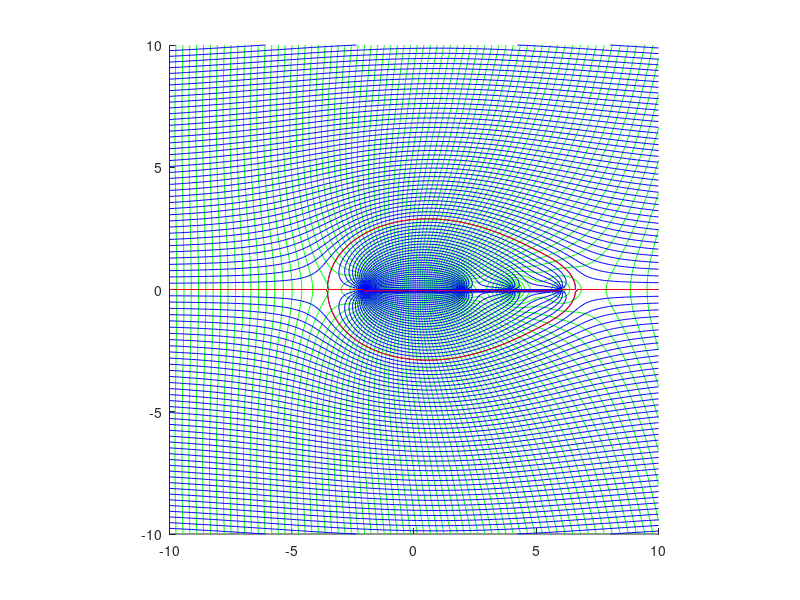

Write MATLAB code to recreate this figure.
clf;
x=(-10:0.1:10);
a=3.0;
y=x;
for i=1:201,
 for j=1:201,
   r = sqrt(x(j)*x(j)+y(i)*y(i));
   theta = atan2(y(i),x(j));
%      horizontal uniform flow
%   psi(i,j) = y(i);
%  phi(i,j) = x(j);
%   N=21; 
%       uniform flow at angle of attack 10o
%   alpha=10/180*pi;
%   psi(i,j) = y(i)*cos(alpha) - x(j)*sin(alpha);
%   phi(i,j) = x(j)*cos(alpha) + y(i)*sin(alpha);
%   N=21; 
%       source flow
%    psi(i,j)= theta;
%    phi(i,j)= log(r);
%    N=51;
%       vortex flow
%    psi(i,j)= log(r);
%    phi(i,j)= theta;
%    N=101;
%       source in uniform flow
%    psi(i,j)= theta + 0.5*y(i);
%    phi(i,j)= log(r) + 0.5*x(j);
%    N=51;
%       vortex in uniform flow
%    psi(i,j)= log(r) + 0.5*y(i);;
%    phi(i,j)= -theta +0.5*x(j);
%    N=101;
%       source sink pair
%  psi(i,j)=atan2(y(i),(x(j)+a)) - atan2(y(i),(x(j)-a));
%  r1 = sqrt( (x(j)-a)*(x(j)-a) + y(i)*y(i));
%  r2 = sqrt( (x(j)+a)*(x(j)+a) + y(i)*y(i));
%  phi(i,j)=-log(r1) + log(r2);
%  N=101;
%       source sink pair in uniform stream
%  psi(i,j)=atan2(y(i),(x(j)+a)) - atan2(y(i),(x(j)-a)) + y(i)*0.5;
%  r1 = sqrt( (x(j)-a)*(x(j)-a) + y(i)*y(i));
%  r2 = sqrt( (x(j)+a)*(x(j)+a) + y(i)*y(i));
%  phi(i,j)=-log(r1) + log(r2) + x(j)*0.5;
%  N=51;
%       doublet
%   a=0.03;
%  psi(i,j)=(atan2(y(i),(x(j)+a)) - atan2(y(i),(x(j)-a)));
%  r1 = sqrt( (x(j)-a)*(x(j)-a) + y(i)*y(i));
%  r2 = sqrt( (x(j)+a)*(x(j)+a) + y(i)*y(i));
%  phi(i,j)=-log(r1) + log(r2);
%  N=501;
%       doublet in uniform flow = cylinder flow
%   a=0.03;
%   psi(i,j)=(atan2(y(i),(x(j)+a)) - atan2(y(i),(x(j)-a))) + y(i)/100.0;
%   r1 = sqrt( (x(j)-a)*(x(j)-a) + y(i)*y(i));
%   r2 = sqrt( (x(j)+a)*(x(j)+a) + y(i)*y(i));
%   phi(i,j)=-log(r1) + log(r2) + x(j)/100.0;
%  N=501;
%       rotating cylinder flow
%   a=0.03;
%   psi(i,j)=(atan2(y(i),(x(j)+a)) - atan2(y(i),(x(j)-a))) + y(i)/100.0 + log(r)/100.;
%   r1 = sqrt( (x(j)-a)*(x(j)-a) + y(i)*y(i));
%   r2 = sqrt( (x(j)+a)*(x(j)+a) + y(i)*y(i));
%   phi(i,j)=-log(r1) + log(r2) + x(j)/100.0 - theta/100.0;
%  N=501;
%       corner flow
%  psi(i,j)=x(j)*y(i);
%  phi(i,j)=x(j)*x(j)-y(i)*y(i);
%  N=51;
%       cylinder image flow 
%   a=0.03;
%   h=3.2;
%   psi(i,j)=(atan2(y(i)-h,(x(j)+a)) - atan2(y(i)-h,(x(j)-a))) + y(i)/100.0;
%   psi(i,j)=psi(i,j)+(atan2(y(i)+h,(x(j)+a)) - atan2(y(i)+h,(x(j)-a)));
%   r1 = sqrt( (x(j)-a)*(x(j)-a) + (y(i)-h)*(y(i)-h));
%   r2 = sqrt( (x(j)+a)*(x(j)+a) + (y(i)-h)*(y(i)-h));
%   phi(i,j)=-log(r1) + log(r2) + x(j)/100.0;
%   r1 = sqrt( (x(j)-a)*(x(j)-a) + (y(i)+h)*(y(i)+h));
%   r2 = sqrt( (x(j)+a)*(x(j)+a) + (y(i)+h)*(y(i)+h));
%   phi(i,j)=phi(i,j)-log(r1) + log(r2);
%  N=521;
%   r1 = sqrt( (x(j)-a)*(x(j)-a) + y(i)*y(i));
%   r2 = sqrt( (x(j)+a)*(x(j)+a) + y(i)*y(i));
%   phi(i,j)=-log(r1) + log(r2) + x(j)/100.0;
%  N=501;
%       source sink distribution in uniform flow
  a=2.0;
  psi(i,j)=atan2(y(i),(x(j)+a));
  psi(i,j)=psi(i,j) - 0.5*atan2(y(i),(x(j)-a));
  psi(i,j)=psi(i,j) - 0.25*atan2(y(i),(x(j)-2*a));
  psi(i,j)=psi(i,j) - 0.25*atan2(y(i),(x(j)-3*a));
  psi(i,j)=psi(i,j) + 0.5*y(i);
  r1 = sqrt( (x(j)+a)*(x(j)+a) + y(i)*y(i));
  phi(i,j)=log(r1);
  r1 = sqrt( (x(j)-a)*(x(j)-a) + y(i)*y(i));
  phi(i,j)=phi(i,j)-log(r1);
  r1 = sqrt( (x(j)-2*a)*(x(j)-2*a) + y(i)*y(i));
  phi(i,j)=phi(i,j)-0.5*log(r1);
  r1 = sqrt( (x(j)-2*a)*(x(j)-2*a) + y(i)*y(i));
  phi(i,j)=phi(i,j)-0.25*log(r1);
  r1 = sqrt( (x(j)-3*a)*(x(j)-3*a) + y(i)*y(i));
  phi(i,j)=phi(i,j)-0.25*log(r1);
  phi(i,j)=phi(i,j) + 0.5*x(j);
  N=81;
 end;
end;
hold on;
contour(x,y,phi,N,'g');
contour(x,y,psi,N,'b');
contour(x,y,psi,0:100:100,'r');
axis("square")
